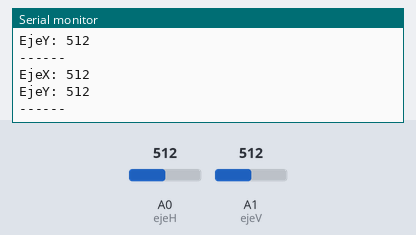
Recording of a sketch running on a simulated Arduino Uno, built with avr-gcc and run on an emulated ATmega328P. Parts: the last lines printed to the serial monitor. Inputs (shaded band) come from the test bench; at power-on: A0 (ejeH) = 512, A1 (ejeV) = 512.

Above: at 2.3 s.
2.4 s: A0 (ejeH) set to 716
At 4.0 s:
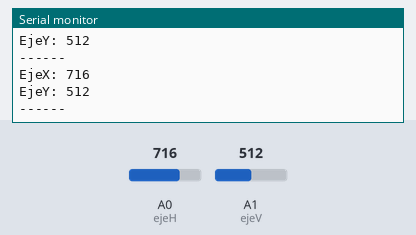
4.5 s: A1 (ejeV) set to 716
At 5.1 s:
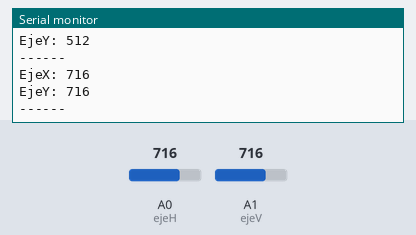
6.6 s: A0 (ejeH) set to 900
At 8.4 s:
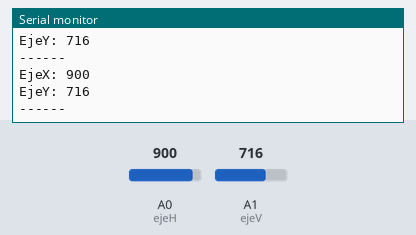
8.7 s: A1 (ejeV) set to 900
At 9.8 s:
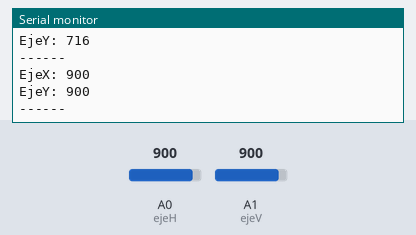
Timing chart, 0 to 11.7 s (numbered marks = the images above; inputs shaded):
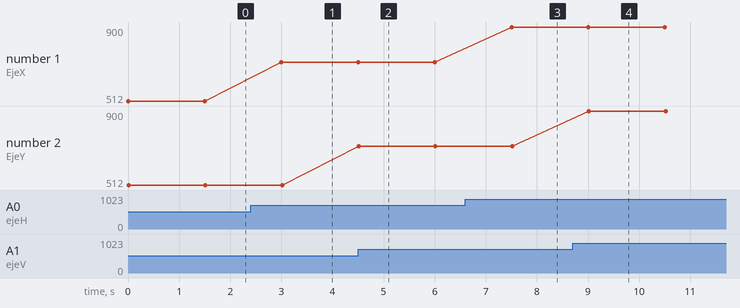

Measured:
- after the input at 2.4 s, the serial monitor: prints a new line after 0.60 s (image 1)
- after the input at 4.5 s, the serial monitor: prints a new line at once (image 2)
- after the input at 6.6 s, the serial monitor: prints a new line after 0.90 s (image 3)
- after the input at 8.7 s, the serial monitor: prints a new line after 0.32 s (image 4)
- plotted number 1: 512 → 716 after the input at 2.4 s, 716 → 900 after the input at 6.6 s

The sketch:

Joystick_calibrar.ino
```cpp
//Definimos  los pines en los que tenemos conectadas las salidas del joystick
const int ejeH = 0;
const int ejeV = 1;

void setup() {
    // Inicializamos la comunicación serial
    Serial.begin(9600);
    }

    void loop(){
    //Mostramos las lecturas por la consola
    Serial.print("EjeX: ");
    Serial.println(analogRead(ejeH));
    Serial.print ("EjeY: ");
    Serial.println(analogRead(ejeV));
    Serial.println("------");
    delay(1500);
}
```
